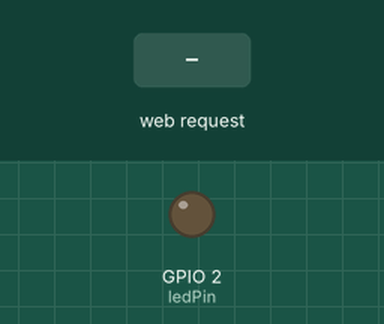
Simulated run of this sketch. Board: ESP32. Parts: output pins drawn as LEDs (lit = HIGH). The test bench sets the inputs (shaded band). WiFi joins after 1.5 s; servers stay silent unless stated; what the sketch prints to the serial monitor is not drawn.

Above: at 3.2 s.
3.3 s: HTTP request GET /on received
At 4.2 s:
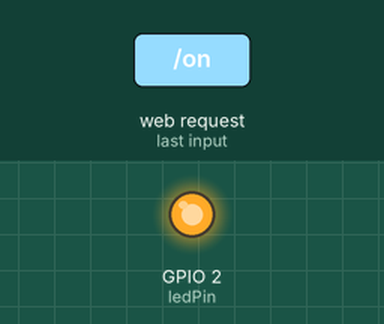
4.8 s: HTTP request GET /off received
At 5.4 s:
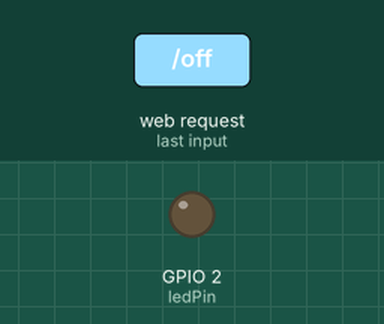
Timing chart, 0 to 7.8 s (numbered marks = the images above; inputs shaded):
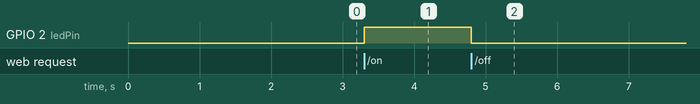

Measured:
- after the input at 3.3 s, GPIO 2 (ledPin): LOW → HIGH at once
- after the input at 4.8 s, GPIO 2 (ledPin): HIGH → LOW at once

The sketch:

WiFiAccessPoint.ino
```cpp
#include <WiFi.h>
#include <WebServer.h>

const char *ssid = "an";
const char *password = "1234567890";

WebServer server(80);

const int ledPin = 2;

void setup() {
  pinMode(ledPin, OUTPUT);

  Serial.begin(115200);

  WiFi.begin(ssid, password);

  while (WiFi.status() != WL_CONNECTED) {
    delay(1000);
    Serial.println("Conectado al WiFi...");
  }

  Serial.println("Conectado al WiFi");
  Serial.println(WiFi.localIP());

  server.on("/", HTTP_GET, [](){
    String html = "<html><head><title>Control de LED</title>";
    html += "<style>body{text-align:center;font-family:Arial, sans-serif;}h1{color:#333;}a{display:inline-block;margin:10px;padding:15px 30px;font-size:20px;text-decoration:none;color:#fff;background-color:#4CAF50;border-radius:8px;}a:hover{background-color:#45a049;}</style>";
    html += "</head><body><h1>Control de LED</h1>";
    html += "<p><a href=\"/on\">Encender LED</a></p><p><a href=\"/off\">Apagar LED</a></p></body></html>";
    server.send(200, "text/html", html);
  });

  server.on("/on", HTTP_GET, [](){
    digitalWrite(ledPin, HIGH);
    server.send(200, "text/plain", "LED Encendido");
  });

  server.on("/off", HTTP_GET, [](){
    digitalWrite(ledPin, LOW);
    server.send(200, "text/plain", "LED Apagado");
  });

  server.begin();
}

void loop() {
  server.handleClient();
}
```
